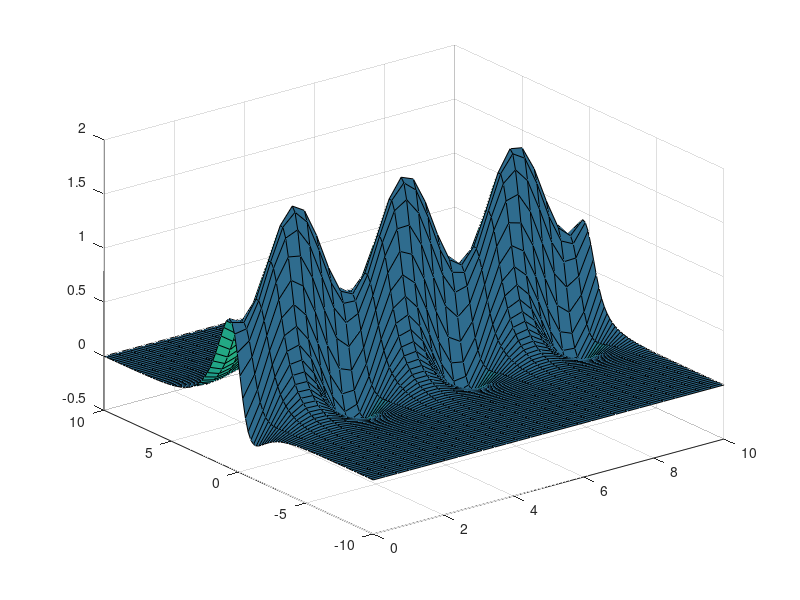
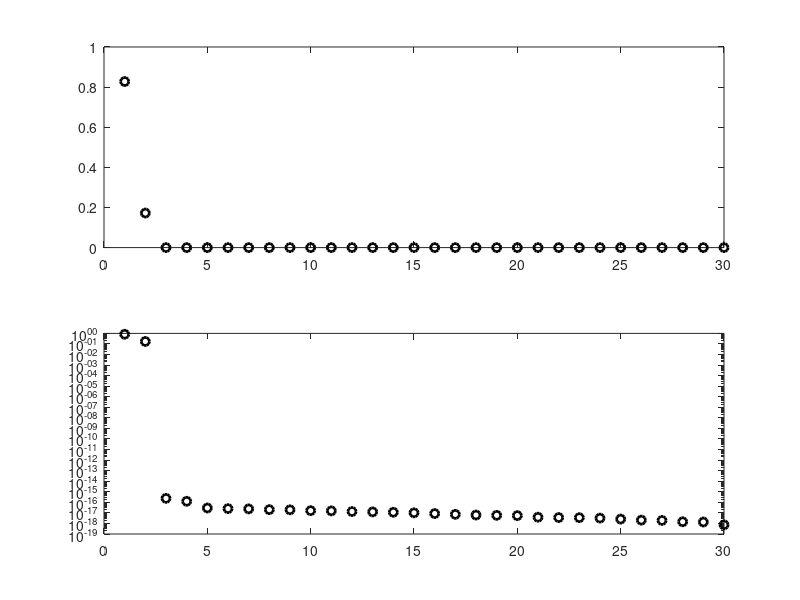
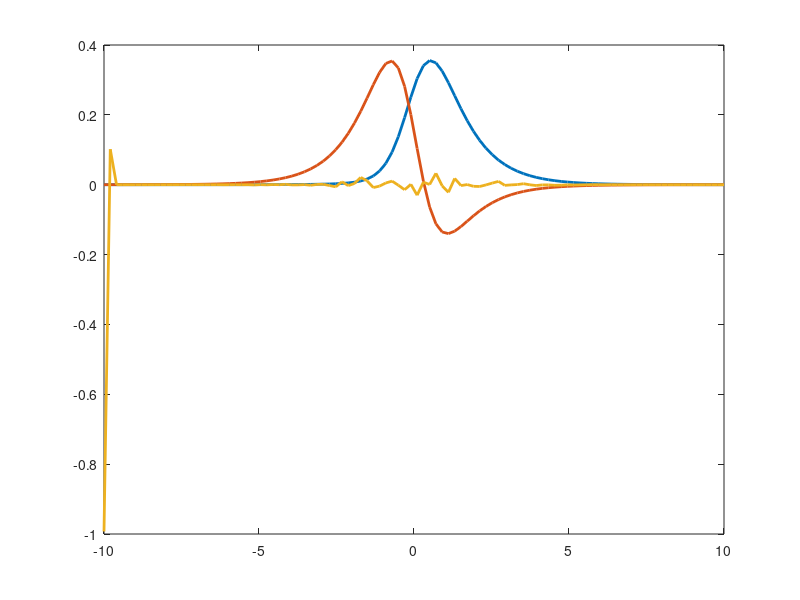
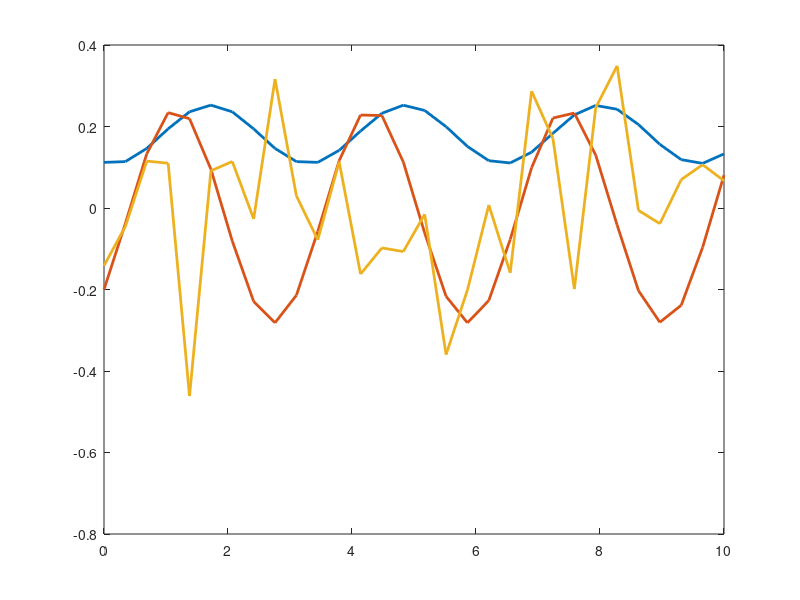

MATLAB code for these plots, in order:
%% DJC AMATH 582 - lecture on 2/5/2016 
close all,clear all;clc
x = linspace(0,1,25);
t = linspace(0,2,50); 

% 25 rows is space, 50 columns is time 
[T,X] = meshgrid(t,x);
f = exp(-abs((X-0.5).*(T-1)))+sin(X.*T);

% reduced gives you NOT square matrix, econ only gives you out what you
% want. In GENERAL, use economy method 
[u,s,v] = svd(f,'econ'); 

figure
surfl(X,T,f),% shading interp, colormap(hot) 

% look at diagonal of matrix S - singular values
figure
plot(diag(s),'ko','Linewidth',[2])

% to get percentage in mode
subplot(2,1,1) % plot normal
plot(diag(s)/sum(diag(s)),'ko','Linewidth',[2])
subplot(2,1,2) % plot semilog
semilogy(diag(s)/sum(diag(s)),'ko','Linewidth',[2])

% look at the modes 
figure
plot(x,u(:,1:3),'Linewidth',[2])

% look at temporal part - columns of v
figure
plot(t,v(:,1:3),'Linewidth',[2])

% low rank reconstruction 
figure
subplot(2,2,1), surfl(X,T,f)
for j = 1:3
   ff = u(:,1:j)*s(1:j,1:j)*v(:,1:j)';
   subplot(2,2,j+1)
   surfl(X,T,ff)
    
end

%% next example
close all,clear all;clc
x = linspace(-10,10,100);
t = linspace(0,10,30); 

[X,T] = meshgrid(x,t);
f = sech(X).*(1-0.5*cos(2*T))+(sech(X).*tanh(X)).*(1-0.5*sin(2*T));
[u,s,v] = svd(f','econ'); % he SVD'ed transpose 


figure(1)
surfl(T,X,f),% shading interp, colormap(hot) 

% look at diagonal of matrix S - singular values
figure(2)
plot(diag(s),'ko','Linewidth',[2])

% to get percentage in mode
subplot(2,1,1) % plot normal
plot(diag(s)/sum(diag(s)),'ko','Linewidth',[2])
subplot(2,1,2) % plot semilog
semilogy(diag(s)/sum(diag(s)),'ko','Linewidth',[2])

% look at the modes 
figure(3)
plot(x,u(:,1:3),'Linewidth',[2])

figure(4)
% look at temporal part - columns of v
plot(t,v(:,1:3),'Linewidth',[2])


% low rank reconstruction 
figure(5)
subplot(2,2,1), surfl(X,T,f)
for j = 1:3
   ff = u(:,1:j)*s(1:j,1:j)*v(:,1:j)';
   subplot(2,2,j+1)
   surfl(X,T,ff')
    
end
